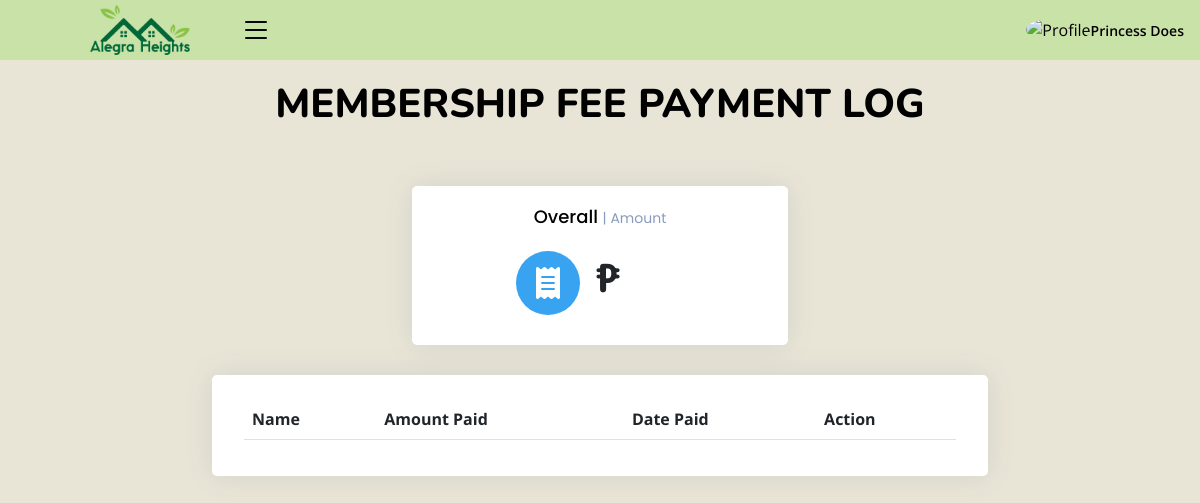
Before: /admin/mem_fee.php (signed in) with the older database file.
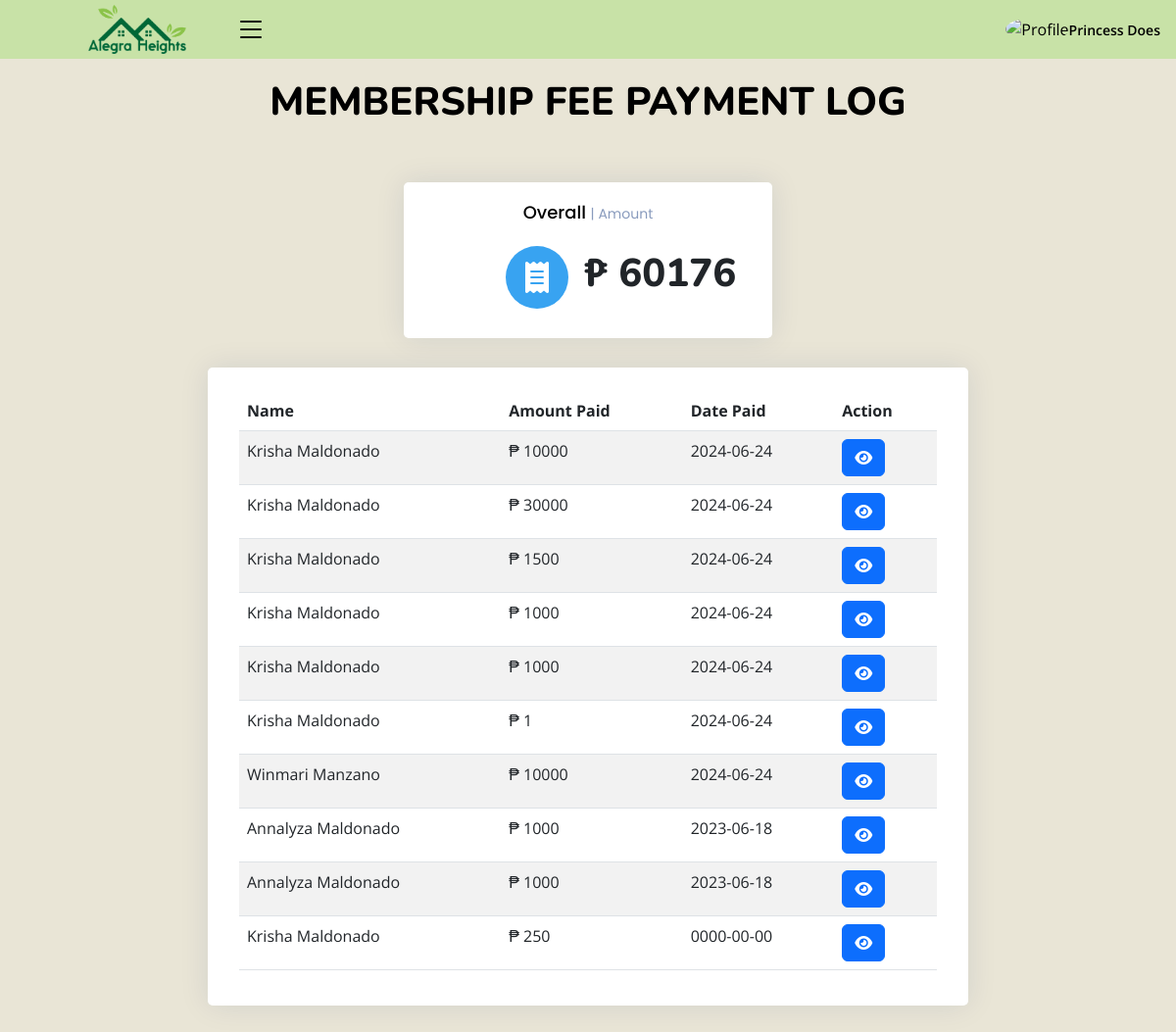
After: the same page with the newer database file.
### tables this page shows
CREATE TABLE `payment_log` (
  `id` int(11) NOT NULL,
  `type` varchar(250) NOT NULL,
  `project_name` varchar(250) NOT NULL,
  `amount` int(11) NOT NULL,
  `date_paid` date NOT NULL,
  `user_id` int(11) NOT NULL,
  `status` varchar(255) DEFAULT 'Unpaid'
);

CREATE TABLE `members` (
  `id` int(10) NOT NULL,
  `block_number` int(10) NOT NULL,
  `lot_number` int(10) NOT NULL,
  `first_name` varchar(100) NOT NULL,
  `mid_name` varchar(250) NOT NULL,
  `last_name` varchar(100) NOT NULL,
  `gender` varchar(250) NOT NULL,
  `contact` varchar(250) NOT NULL,
  `username` varchar(250) NOT NULL,
  `password` varchar(250) NOT NULL,
  `user_image` varchar(250) NOT NULL,
  `status` int(11) NOT NULL DEFAULT 1,
  `date_added` date DEFAULT current_timestamp(),
  `household_id` int(11) DEFAULT NULL,
  `membership_plan` varchar(255) DEFAULT 'Monthly'
);

### admin/class/adminback.php (called while the page is built, shortened)
<?php
class  adminback
{
    private $connection;
    function __construct()
    {
        $dbhost = "localhost";
        $dbuser = "root";
        $dbpass = "";
        $dbname = "alegra_heights_db";
        $this->connection = mysqli_connect($dbhost, $dbuser, $dbpass, $dbname);
    }
function display_mem_fee()
{
    $type="Membership Fee";
    $query = "SELECT payment_log.*, members.first_name, members.last_name,members.id FROM `payment_log` JOIN members ON payment_log.user_id = members.id AND payment_log.status = 'Paid'
    WHERE payment_log.type='$type' ORDER BY `date_paid` DESC";
    if(mysqli_query($this->connection, $query)){
        $result = mysqli_query($this->connection, $query);
        return $result;
    }
}
}

### admin/mem_fee.php (the view, shortened to what this page needs)
<?php
include_once("class/adminback.php");
include_once("class/db.php");
$obj = new adminback();
$members = $obj->display_mem_fee();
?>
<!DOCTYPE html>
<html lang="en">
<?php include('header.php')?>
    <link rel="stylesheet" href="https://cdn.datatables.net/1.13.4/css/jquery.dataTables.min.css">
    <link rel="stylesheet" href="https://cdn.datatables.net/searchpanes/2.1.2/css/searchPanes.dataTables.min.css">
    <link rel="stylesheet" href="https://cdn.datatables.net/searchpanes/2.1.2/js/dataTables.searchPanes.min.js">
<body class="toggle-sidebar">
<?php include('headnav.php')?>
<main id="main" class="main">
<div class="pagetitle">
  <h1>MEMBERSHIP FEE PAYMENT LOG</h1>
  <br>
</div>
<br>
<section class="section dashboard">
  <div class="row">
    <div style="margin: auto;" class="col-lg-8">
    <div class="row">
        <center>
  <div style="text-align: center;" class="col-xxl-4 col-md-6">
              <div class="card info-card sales-card">
                <div  class="card-body">
                  <h5 class="card-title">Overall <span>| Amount</span></h5>
                  <div style="margin-left: 25%;" class="d-flex align-items-center">
                    <div style="background-color: #38a3f1; color: white; " class="card-icon rounded-circle d-flex align-items-center justify-content-center">
                    <i class="fa-solid fa-receipt"></i>
                    </div>
                    <div class="ps-3">
                    <?php
$result = mysqli_query($conn, "SELECT SUM(amount) AS value_sum FROM payment_log WHERE status='Paid'");
$row = mysqli_fetch_assoc($result);
$sum = $row['value_sum'];
      ?>
                      <h1 style="font-weight: 800;">₱ <?php echo $sum ?></h1>
                    </div>
                  </div>
                </div>
              </div>
            </div>
    </center>
<br>
      <div class="card">
        <div class="card-body">
            <br>
          <div class="table-wrapper">
          <table id="example" class="table table-striped table-hover datatable">
            <thead>
                <th scope="col">Name</th>
                <th scope="col">Amount Paid</th>
                <th scope="col">Date Paid</th>
                <th scope="col">Action</th>
            </thead>
            <tbody>
            <?php
    while ($mem = mysqli_fetch_assoc($members)){
        ?>
              <tr>
                <td><?php echo $mem['first_name']." ".$mem['last_name'] ?></td>
                <td>₱ <?php echo $mem['amount']; ?></td>
                <td><?php echo $mem['date_paid']; ?></td>
                <td>
                <a href="view_member.php?status=view&&id=<?php echo $mem['id'] ?>" type="button" class="btn btn-primary"><i class="fa-solid fa-eye"></i></a>
                </td>
              </tr>
            <?php
            }
              ?>
            </tbody>
          </table>
          </div>
        </div>
      </div>
    </div>
  </div>
</section>
</main>
</body>
</html>

Changed rows visible on the page:
added payment_log: members.first_name "Krisha", members.last_name "Maldonado", amount "10000", date_paid "2024-06-24"
added payment_log: members.first_name "Krisha", members.last_name "Maldonado", amount "30000", date_paid "2024-06-24"
added payment_log: members.first_name "Krisha", members.last_name "Maldonado", amount "1500", date_paid "2024-06-24"
added payment_log: members.first_name "Krisha", members.last_name "Maldonado", amount "1000", date_paid "2024-06-24"
added payment_log: members.first_name "Krisha", members.last_name "Maldonado", amount "1000", date_paid "2024-06-24"
added payment_log: members.first_name "Krisha", members.last_name "Maldonado", amount "1", date_paid "2024-06-24"
added payment_log: members.first_name "Winmari", members.last_name "Manzano", amount "10000", date_paid "2024-06-24"
now on this page (row edited): payment_log: members.first_name "Annalyza", members.last_name "Maldonado", amount "1000", date_paid "2023-06-18"
now on this page (row edited): payment_log: members.first_name "Annalyza", members.last_name "Maldonado", amount "1000", date_paid "2023-06-18"
now on this page (row edited): payment_log: members.first_name "Krisha", members.last_name "Maldonado", amount "250", date_paid "0000-00-00"
Other visible differences:
$sum: (not shown) → "60176"
